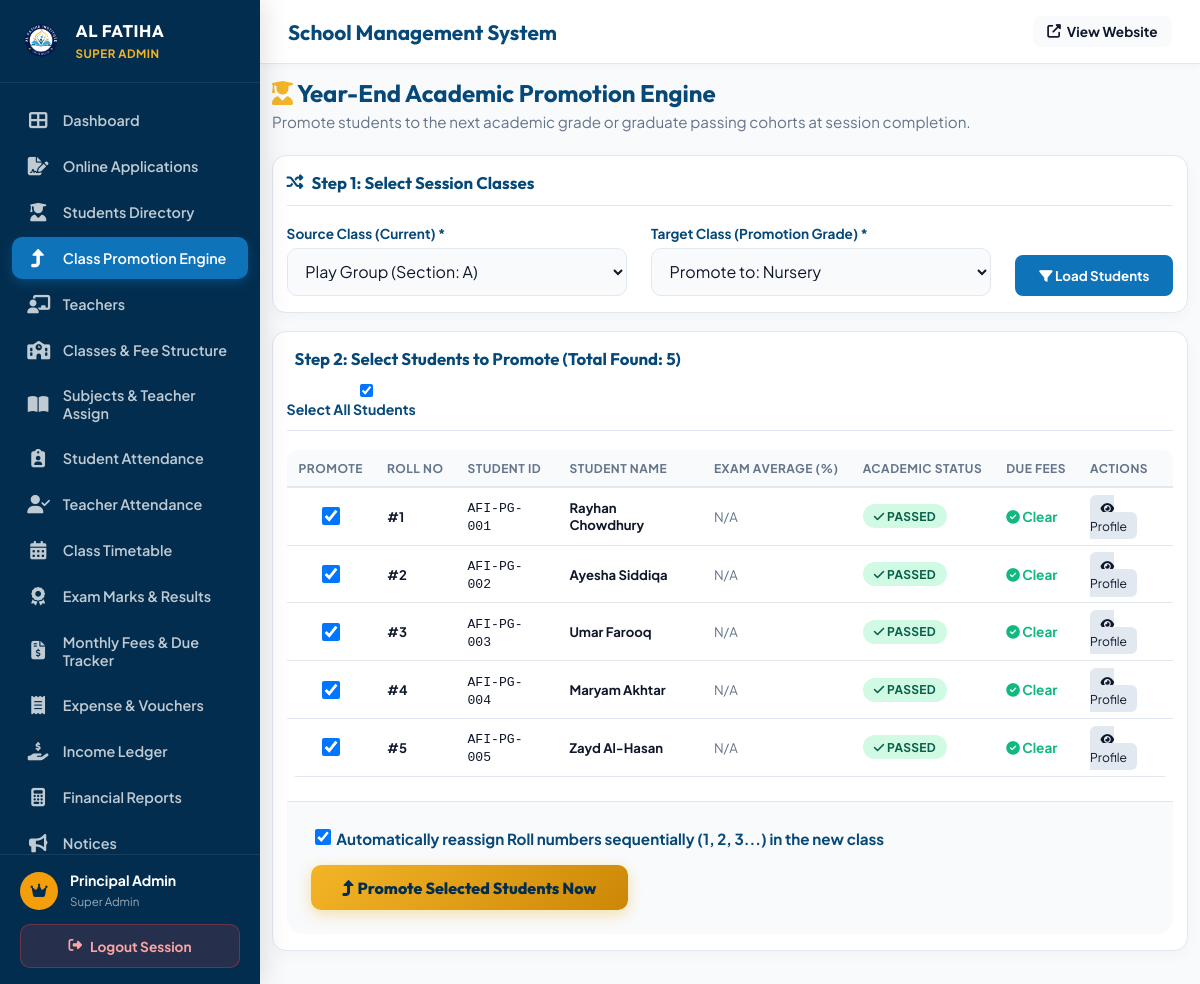
The app's page /admin/promotions.php (signed in) with its own data.
### tables this page shows
CREATE TABLE `students` (
  `id` int(11) NOT NULL AUTO_INCREMENT,
  `student_id` varchar(20) NOT NULL,
  `first_name` varchar(50) NOT NULL,
  `last_name` varchar(50) NOT NULL,
  `gender` enum('Male','Female') NOT NULL,
  `dob` date NOT NULL,
  `class_id` int(11) NOT NULL,
  `roll_no` int(11) NOT NULL,
  `parent_user_id` int(11) DEFAULT NULL,
  `father_name` varchar(100) NOT NULL,
  `mother_name` varchar(100) NOT NULL,
  `phone` varchar(20) NOT NULL,
  `address` text NOT NULL,
  `status` enum('Active','Graduated','Suspended') DEFAULT 'Active',
  `admission_date` date DEFAULT NULL,
  `blood_group` varchar(10) DEFAULT NULL,
  `religion` varchar(50) DEFAULT 'Islam',
  `nationality` varchar(50) DEFAULT 'Bangladeshi',
  `birth_reg_no` varchar(100) DEFAULT NULL,
  `permanent_address` text DEFAULT NULL,
  `father_occupation` varchar(100) DEFAULT NULL,
  `father_phone` varchar(40) DEFAULT NULL,
  `father_nid` varchar(100) DEFAULT NULL,
  `mother_occupation` varchar(100) DEFAULT NULL,
  `mother_phone` varchar(40) DEFAULT NULL,
  `emergency_contact_name` varchar(100) DEFAULT NULL,
  `emergency_contact_phone` varchar(40) DEFAULT NULL,
  `emergency_contact_relation` varchar(50) DEFAULT NULL,
  `previous_school` varchar(150) DEFAULT NULL,
  `medical_notes` text DEFAULT NULL,
  `admission_session` varchar(20) DEFAULT '2027',
  PRIMARY KEY (`id`),
  UNIQUE KEY `student_id` (`student_id`),
  KEY `class_id` (`class_id`),
  CONSTRAINT `students_ibfk_1` FOREIGN KEY (`class_id`) REFERENCES `classes` (`id`) ON DELETE CASCADE
);

### admin/promotions.php (the view, shortened to what this page needs)
<?php
require_once __DIR__ . '/layout.php';
$db = get_db_connection();
$source_class_id = intval($_GET['source_class_id'] ?? 1);
$target_class_id = intval($_GET['target_class_id'] ?? ($source_class_id + 1));
$classes = $db->query("SELECT * FROM classes ORDER BY id ASC")->fetchAll();
$srcStudentsStmt = $db->prepare("
    SELECT s.*, c.class_name,
           (SELECT SUM(amount) FROM fees WHERE student_id = s.id AND status = 'Unpaid') as due_amount,
           (SELECT AVG(marks_obtained) FROM results WHERE student_id = s.id) as avg_marks
    FROM students s
    JOIN classes c ON s.class_id = c.id
    WHERE s.class_id = ? AND s.status = 'Active'
    ORDER BY s.roll_no ASC
");
$srcStudentsStmt->execute([$source_class_id]);
$srcStudents = $srcStudentsStmt->fetchAll();
?>
<div style="display: flex; justify-content: space-between; align-items: center; margin-bottom: 1.5rem; flex-wrap: wrap; gap: 1rem;">
  <div>
    <h2 style="font-family: 'Outfit', sans-serif; color: var(--admin-primary-dark); margin: 0;">
      <i class="fas fa-user-graduate" style="color: var(--admin-gold);"></i> Year-End Academic Promotion Engine
    </h2>
    <p style="color: var(--admin-text-muted); margin: 0.2rem 0 0 0; font-size: 0.95rem;">
      Promote students to the next academic grade or graduate passing cohorts at session completion.
    </p>
  </div>
</div>
<div class="card-box" style="margin-bottom: 2rem;">
  <div class="card-header">
    <h3 class="card-title"><i class="fas fa-random"></i> Step 1: Select Session Classes</h3>
  </div>
  <form method="GET" style="display: grid; grid-template-columns: 1fr 1fr auto; gap: 1.5rem; align-items: flex-end;">
    <div class="form-group" style="margin: 0;">
      <label style="font-weight: 700; color: var(--admin-primary-dark);">Source Class (Current) *</label>
      <select name="source_class_id" class="form-control" onchange="this.form.submit()" style="padding: 0.75rem;">
        <?php foreach ($classes as $c): ?>
          <option value="<?= $c['id'] ?>" <?= $source_class_id == $c['id'] ? 'selected' : '' ?>>
            <?= htmlspecialchars($c['class_name']) ?> (Section: <?= $c['section'] ?>)
          </option>
        <?php endforeach; ?>
      </select>
    </div>
    <div class="form-group" style="margin: 0;">
      <label style="font-weight: 700; color: var(--admin-primary-dark);">Target Class (Promotion Grade) *</label>
      <select name="target_class_id" class="form-control" style="padding: 0.75rem;">
        <?php foreach ($classes as $c): ?>
          <option value="<?= $c['id'] ?>" <?= $target_class_id == $c['id'] ? 'selected' : '' ?>>
            Promote to: <?= htmlspecialchars($c['class_name']) ?>
          </option>
        <?php endforeach; ?>
      </select>
    </div>
    <div>
      <button type="submit" class="btn" style="background: var(--admin-primary); color: #ffffff; padding: 0.75rem 1.5rem; font-weight: 700; border: none; border-radius: 8px; cursor: pointer;">
        <i class="fas fa-filter"></i> Load Students
      </button>
    </div>
  </form>
</div>
<form method="POST">
  <div class="card-box">
    <div class="card-header" style="display: flex; justify-content: space-between; align-items: center;">
      <h3 class="card-title">
        <i class="fas fa-users-check"></i> Step 2: Select Students to Promote (Total Found: <?= count($srcStudents) ?>)
      </h3>
      <div style="display: flex; gap: 1rem; align-items: center;">
        <label style="font-size: 0.88rem; font-weight: 700; cursor: pointer; color: var(--admin-primary-dark);">
          <input type="checkbox" id="selectAllCheckbox" checked onclick="toggleSelectAll(this)"> Select All Students
        </label>
      </div>
    </div>
    <div class="table-responsive">
      <table class="data-table">
        <thead>
          <tr>
            <th style="width: 50px; text-align: center;">Promote</th>
            <th>Roll No</th>
            <th>Student ID</th>
            <th>Student Name</th>
            <th>Exam Average (%)</th>
            <th>Academic Status</th>
            <th>Due Fees</th>
            <th>Actions</th>
          </tr>
        </thead>
        <tbody>
          <?php if (!empty($srcStudents)): ?>
            <?php foreach ($srcStudents as $st): ?>
              <?php
                $avg = $st['avg_marks'] !== null ? round($st['avg_marks'], 1) : null;
                $due = floatval($st['due_amount'] ?: 0);
              ?>
              <tr>
                <td style="text-align: center;">
                  <input type="checkbox" name="student_ids[]" value="<?= $st['id'] ?>" class="st-checkbox" checked style="width: 18px; height: 18px; cursor: pointer;">
                </td>
                <td><strong>#<?= $st['roll_no'] ?></strong></td>
                <td><code><?= htmlspecialchars($st['student_id']) ?></code></td>
                <td>
                  <strong><?= htmlspecialchars($st['first_name'] . ' ' . $st['last_name']) ?></strong>
                </td>
                <td>
                  <?php if ($avg !== null): ?>
                    <strong style="color: <?= $avg >= 50 ? '#10b981' : '#ef4444' ?>;"><?= $avg ?>%</strong>
                  <?php else: ?>
                    <span style="color: var(--admin-text-muted);">N/A</span>
                  <?php endif; ?>
                </td>
                <td>
                  <?php if ($avg === null || $avg >= 50): ?>
                    <span class="badge badge-success"><i class="fas fa-check"></i> Passed</span>
                  <?php else: ?>
                    <span class="badge badge-danger"><i class="fas fa-exclamation"></i> Needs Attention</span>
                  <?php endif; ?>
                </td>
                <td>
                  <?php if ($due > 0): ?>
                    <span style="color: #ef4444; font-weight: 700; font-size: 0.85rem;"><?= format_currency($due) ?></span>
                  <?php else: ?>
                    <span style="color: #10b981; font-weight: 700; font-size: 0.85rem;"><i class="fas fa-check-circle"></i> Clear</span>
                  <?php endif; ?>
                </td>
                <td>
                  <a href="student_profile.php?id=<?= $st['id'] ?>" target="_blank" class="btn" style="background: #e2e8f0; color: var(--admin-text); padding: 0.25rem 0.6rem; font-size: 0.78rem; border-radius: 6px; text-decoration: none;">
                    <i class="fas fa-eye"></i> Profile
                  </a>
                </td>
              </tr>
            <?php endforeach; ?>
          <?php else: ?>
            <tr><td colspan="8" style="text-align: center; color: var(--admin-text-muted);">No active students currently enrolled in this class.</td></tr>
          <?php endif; ?>
        </tbody>
      </table>
    </div>
    <?php if (!empty($srcStudents)): ?>
      <div style="background: #f8fafc; padding: 1.5rem; border-top: 1px solid var(--admin-border); margin-top: 1.5rem; border-radius: 0 0 16px 16px; display: flex; justify-content: space-between; align-items: center; flex-wrap: wrap; gap: 1rem;">
        <div>
          <label style="font-weight: 700; color: var(--admin-primary-dark); font-size: 0.95rem;">
            <input type="checkbox" name="reassign_rolls" value="1" checked style="width: 16px; height: 16px;">
            Automatically reassign Roll numbers sequentially (1, 2, 3...) in the new class
          </label>
        </div>
        <div>
          <button type="submit" name="process_promotion" class="btn" style="background: linear-gradient(135deg, #f3b527 0%, #cd8707 100%); color: #032d4e; padding: 0.8rem 2rem; font-family: 'Outfit', sans-serif; font-weight: 800; font-size: 1rem; border: none; border-radius: 10px; cursor: pointer; box-shadow: 0 4px 15px rgba(243, 181, 39, 0.4);" onclick="return confirm('Are you sure you want to promote selected students?')">
            <i class="fas fa-level-up-alt"></i> Promote Selected Students Now
          </button>
        </div>
      </div>
    <?php endif; ?>
  </div>
</form>
<?php require_once __DIR__ . '/layout_footer.php'; ?>

### assets/css/admin.css (style rules this page uses)
:root { --admin-primary: #0e73b9; --admin-primary-dark: #064878; --admin-deep-navy: #032d4e; --admin-gold: #f3b527; --admin-gold-dark: #cd8707; --admin-bg: #f8fafc; --admin-card: #ffffff; --admin-border: #e2e8f0; --admin-text: #0f172a; --admin-text-muted: #64748b; --sidebar-width: 260px; --header-height: 64px; }
*, *::before, *::after { box-sizing: border-box; }
html, body { margin: 0; padding: 0; width: 100%; overflow-x: hidden; }
body.dashboard-body { font-family: 'Plus Jakarta Sans', sans-serif; background-color: var(--admin-bg); color: var(--admin-text); min-height: 100vh; display: flex; position: relative; -webkit-font-smoothing: antialiased; }
.form-group { text-align: left; margin-bottom: 1.2rem; }
.form-group label { display: block; font-size: 0.85rem; font-weight: 700; color: var(--admin-text); margin-bottom: 0.4rem; }
.form-control { width: 100%; padding: 0.75rem 1rem; font-size: 0.95rem; border: 1.5px solid var(--admin-border); border-radius: 10px; background: #f8fafc; transition: all 0.2s ease; font-family: inherit; color: var(--admin-text); }
.card-box { background: #ffffff; border-radius: 16px; border: 1px solid var(--admin-border); box-shadow: 0 4px 15px rgba(0, 0, 0, 0.03); padding: 1.5rem; margin-bottom: 1.75rem; box-sizing: border-box; min-width: 0; max-width: 100%; overflow: hidden; }
.card-header { display: flex; justify-content: space-between; align-items: center; margin-bottom: 1.2rem; padding-bottom: 0.85rem; border-bottom: 1px solid var(--admin-border); gap: 0.75rem; flex-wrap: wrap; }
.card-title { font-family: 'Outfit', sans-serif; font-size: 1.15rem; font-weight: 700; color: var(--admin-primary-dark); margin: 0; display: flex; align-items: center; gap: 8px; }
.table-responsive { width: 100%; max-width: 100%; min-width: 0; display: block; overflow-x: auto; -webkit-overflow-scrolling: touch; border-radius: 10px; margin: 0.4rem 0; }
.data-table { width: 100%; border-collapse: collapse; text-align: left; font-size: 0.88rem; }
.data-table th { background: #f8fafc; color: var(--admin-text-muted); font-weight: 700; padding: 0.85rem 1rem; border-bottom: 2px solid var(--admin-border); text-transform: uppercase; font-size: 0.75rem; letter-spacing: 0.5px; white-space: nowrap; }
.data-table td { padding: 0.85rem 1rem; border-bottom: 1px solid var(--admin-border); vertical-align: middle; }
.badge { display: inline-block; padding: 0.28rem 0.7rem; border-radius: 50px; font-size: 0.75rem; font-weight: 700; text-transform: uppercase; letter-spacing: 0.3px; white-space: nowrap; }
.badge-success { background: #d1fae5; color: #065f46; }
.btn { cursor: pointer; border-radius: 8px; transition: all 0.2s ease; font-family: inherit; }
.card-box { padding: 1rem 0.85rem !important; border-radius: 14px !important; margin-bottom: 1.15rem !important; }
.card-header { flex-direction: column !important; align-items: stretch !important; gap: 0.75rem !important; padding-bottom: 0.75rem !important; }
.card-header .card-title { font-size: 1.05rem !important; }
.card-header input, .card-header select, .card-header form, .card-header #tableSearch { width: 100% !important; box-sizing: border-box !important; }
.data-table { min-width: 600px !important; font-size: 0.82rem !important; }
.data-table th, .data-table td { padding: 0.65rem 0.75rem !important; }
.data-table td .btn { padding: 0.35rem 0.65rem !important; font-size: 0.76rem !important; }
.form-control, input[type="text"], input[type="number"], input[type="date"], input[type="password"], input[type="email"], input[type="search"], input[type="file"], select.form-control, select, textarea.form-control, textarea { font-size: 16px !important; padding: 0.7rem 0.85rem !important; min-height: 44px; border-radius: 10px; box-sizing: border-box; }

### records on screen
students: roll_no "1", student "AFI-PG-001", first_name+last_name "Rayhan Chowdhury"
students: roll_no "2", student "AFI-PG-002", first_name+last_name "Ayesha Siddiqa"
students: roll_no "3", student "AFI-PG-003", first_name+last_name "Umar Farooq"
students: roll_no "4", student "AFI-PG-004", first_name+last_name "Maryam Akhtar"
students: roll_no "5", student "AFI-PG-005", first_name+last_name "Zayd Al-Hasan"

### other values on screen
$user_name "Principal Admin"
count($srcStudents) "5"
form field source_class_id "Play Group (Section: A)"
